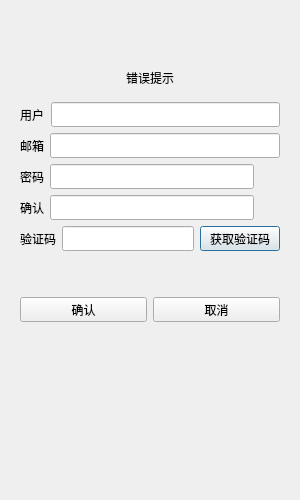
<?xml version="1.0" encoding="UTF-8"?>
<ui version="4.0">
 <class>RegisterDialog</class>
 <widget class="QDialog" name="RegisterDialog">
  <property name="geometry">
   <rect>
    <x>0</x>
    <y>0</y>
    <width>300</width>
    <height>500</height>
   </rect>
  </property>
  <property name="minimumSize">
   <size>
    <width>300</width>
    <height>500</height>
   </size>
  </property>
  <property name="maximumSize">
   <size>
    <width>300</width>
    <height>500</height>
   </size>
  </property>
  <property name="windowTitle">
   <string>Dialog</string>
  </property>
  <layout class="QHBoxLayout" name="horizontalLayout_2">
   <item>
    <layout class="QVBoxLayout" name="verticalLayout">
     <item>
      <widget class="QStackedWidget" name="stackedWidget">
       <property name="currentIndex">
        <number>0</number>
       </property>
       <widget class="QWidget" name="page">
        <layout class="QVBoxLayout" name="verticalLayout_2">
         <item>
          <spacer name="verticalSpacer">
           <property name="orientation">
            <enum>Qt::Orientation::Vertical</enum>
           </property>
           <property name="sizeHint" stdset="0">
            <size>
             <width>20</width>
             <height>40</height>
            </size>
           </property>
          </spacer>
         </item>
         <item>
          <widget class="QWidget" name="widget" native="true">
           <layout class="QVBoxLayout" name="verticalLayout_3">
            <item>
             <widget class="QLabel" name="err_tip">
              <property name="text">
               <string>错误提示</string>
              </property>
              <property name="alignment">
               <set>Qt::AlignmentFlag::AlignCenter</set>
              </property>
             </widget>
            </item>
           </layout>
          </widget>
         </item>
         <item>
          <layout class="QHBoxLayout" name="horizontalLayout">
           <item>
            <widget class="QLabel" name="user_label">
             <property name="minimumSize">
              <size>
               <width>25</width>
               <height>25</height>
              </size>
             </property>
             <property name="maximumSize">
              <size>
               <width>25</width>
               <height>25</height>
              </size>
             </property>
             <property name="text">
              <string>用户</string>
             </property>
            </widget>
           </item>
           <item>
            <widget class="QLineEdit" name="user_edit">
             <property name="minimumSize">
              <size>
               <width>0</width>
               <height>25</height>
              </size>
             </property>
             <property name="maximumSize">
              <size>
               <width>16777215</width>
               <height>25</height>
              </size>
             </property>
            </widget>
           </item>
          </layout>
         </item>
         <item>
          <layout class="QHBoxLayout" name="horizontalLayout_3">
           <item>
            <widget class="QLabel" name="email_label">
             <property name="minimumSize">
              <size>
               <width>0</width>
               <height>25</height>
              </size>
             </property>
             <property name="maximumSize">
              <size>
               <width>16777215</width>
               <height>25</height>
              </size>
             </property>
             <property name="text">
              <string>邮箱</string>
             </property>
            </widget>
           </item>
           <item>
            <widget class="QLineEdit" name="email_edit">
             <property name="minimumSize">
              <size>
               <width>0</width>
               <height>25</height>
              </size>
             </property>
             <property name="maximumSize">
              <size>
               <width>16777215</width>
               <height>25</height>
              </size>
             </property>
            </widget>
           </item>
          </layout>
         </item>
         <item>
          <layout class="QHBoxLayout" name="horizontalLayout_4">
           <item>
            <widget class="QLabel" name="pass_label">
             <property name="minimumSize">
              <size>
               <width>0</width>
               <height>25</height>
              </size>
             </property>
             <property name="maximumSize">
              <size>
               <width>16777215</width>
               <height>25</height>
              </size>
             </property>
             <property name="text">
              <string>密码</string>
             </property>
            </widget>
           </item>
           <item>
            <widget class="QLineEdit" name="pass_edit">
             <property name="minimumSize">
              <size>
               <width>0</width>
               <height>25</height>
              </size>
             </property>
             <property name="maximumSize">
              <size>
               <width>16777215</width>
               <height>25</height>
              </size>
             </property>
            </widget>
           </item>
           <item>
            <widget class="ClickedLabel" name="pass_visible">
             <property name="minimumSize">
              <size>
               <width>20</width>
               <height>20</height>
              </size>
             </property>
             <property name="maximumSize">
              <size>
               <width>20</width>
               <height>20</height>
              </size>
             </property>
             <property name="text">
              <string/>
             </property>
            </widget>
           </item>
          </layout>
         </item>
         <item>
          <layout class="QHBoxLayout" name="horizontalLayout_6">
           <item>
            <widget class="QLabel" name="confirm_label">
             <property name="minimumSize">
              <size>
               <width>0</width>
               <height>25</height>
              </size>
             </property>
             <property name="maximumSize">
              <size>
               <width>16777215</width>
               <height>25</height>
              </size>
             </property>
             <property name="text">
              <string>确认</string>
             </property>
            </widget>
           </item>
           <item>
            <widget class="QLineEdit" name="confirm_edit">
             <property name="minimumSize">
              <size>
               <width>0</width>
               <height>25</height>
              </size>
             </property>
             <property name="maximumSize">
              <size>
               <width>16777215</width>
               <height>25</height>
              </size>
             </property>
            </widget>
           </item>
           <item>
            <widget class="ClickedLabel" name="confirm_visible">
             <property name="minimumSize">
              <size>
               <width>20</width>
               <height>20</height>
              </size>
             </property>
             <property name="maximumSize">
              <size>
               <width>20</width>
               <height>20</height>
              </size>
             </property>
             <property name="text">
              <string/>
             </property>
            </widget>
           </item>
          </layout>
         </item>
         <item>
          <layout class="QHBoxLayout" name="horizontalLayout_7">
           <item>
            <widget class="QLabel" name="varify_label">
             <property name="minimumSize">
              <size>
               <width>0</width>
               <height>25</height>
              </size>
             </property>
             <property name="maximumSize">
              <size>
               <width>16777215</width>
               <height>25</height>
              </size>
             </property>
             <property name="text">
              <string>验证码</string>
             </property>
            </widget>
           </item>
           <item>
            <widget class="QLineEdit" name="varify_edit">
             <property name="minimumSize">
              <size>
               <width>0</width>
               <height>25</height>
              </size>
             </property>
             <property name="maximumSize">
              <size>
               <width>16777215</width>
               <height>25</height>
              </size>
             </property>
            </widget>
           </item>
           <item>
            <widget class="TimerBtn" name="get_code">
             <property name="minimumSize">
              <size>
               <width>0</width>
               <height>25</height>
              </size>
             </property>
             <property name="maximumSize">
              <size>
               <width>16777215</width>
               <height>25</height>
              </size>
             </property>
             <property name="text">
              <string>获取验证码</string>
             </property>
            </widget>
           </item>
          </layout>
         </item>
         <item>
          <spacer name="verticalSpacer_3">
           <property name="orientation">
            <enum>Qt::Orientation::Vertical</enum>
           </property>
           <property name="sizeHint" stdset="0">
            <size>
             <width>20</width>
             <height>40</height>
            </size>
           </property>
          </spacer>
         </item>
         <item>
          <layout class="QHBoxLayout" name="horizontalLayout_8">
           <item>
            <widget class="QPushButton" name="sure_btn">
             <property name="minimumSize">
              <size>
               <width>0</width>
               <height>25</height>
              </size>
             </property>
             <property name="maximumSize">
              <size>
               <width>16777215</width>
               <height>25</height>
              </size>
             </property>
             <property name="text">
              <string>确认</string>
             </property>
            </widget>
           </item>
           <item>
            <widget class="QPushButton" name="cancel_btn">
             <property name="minimumSize">
              <size>
               <width>0</width>
               <height>25</height>
              </size>
             </property>
             <property name="maximumSize">
              <size>
               <width>16777215</width>
               <height>25</height>
              </size>
             </property>
             <property name="text">
              <string>取消</string>
             </property>
            </widget>
           </item>
          </layout>
         </item>
         <item>
          <spacer name="verticalSpacer_2">
           <property name="orientation">
            <enum>Qt::Orientation::Vertical</enum>
           </property>
           <property name="sizeHint" stdset="0">
            <size>
             <width>20</width>
             <height>40</height>
            </size>
           </property>
          </spacer>
         </item>
        </layout>
       </widget>
       <widget class="QWidget" name="page_2">
        <layout class="QVBoxLayout" name="verticalLayout_4">
         <item>
          <spacer name="verticalSpacer_4">
           <property name="orientation">
            <enum>Qt::Orientation::Vertical</enum>
           </property>
           <property name="sizeHint" stdset="0">
            <size>
             <width>20</width>
             <height>40</height>
            </size>
           </property>
          </spacer>
         </item>
         <item>
          <widget class="QLabel" name="tip_lb">
           <property name="text">
            <string>注册成功，5秒后返回登录</string>
           </property>
           <property name="alignment">
            <set>Qt::AlignmentFlag::AlignCenter</set>
           </property>
          </widget>
         </item>
         <item>
          <widget class="QLabel" name="tip2_lb">
           <property name="text">
            <string>可点击返回按钮直接返回登录界面</string>
           </property>
           <property name="alignment">
            <set>Qt::AlignmentFlag::AlignCenter</set>
           </property>
          </widget>
         </item>
         <item>
          <spacer name="verticalSpacer_6">
           <property name="orientation">
            <enum>Qt::Orientation::Vertical</enum>
           </property>
           <property name="sizeHint" stdset="0">
            <size>
             <width>20</width>
             <height>40</height>
            </size>
           </property>
          </spacer>
         </item>
         <item>
          <widget class="QWidget" name="widget_2" native="true">
           <layout class="QHBoxLayout" name="horizontalLayout_5">
            <item>
             <spacer name="horizontalSpacer">
              <property name="orientation">
               <enum>Qt::Orientation::Horizontal</enum>
              </property>
              <property name="sizeHint" stdset="0">
               <size>
                <width>40</width>
                <height>20</height>
               </size>
              </property>
             </spacer>
            </item>
            <item>
             <widget class="QPushButton" name="return_btn">
              <property name="minimumSize">
               <size>
                <width>0</width>
                <height>25</height>
               </size>
              </property>
              <property name="maximumSize">
               <size>
                <width>16777215</width>
                <height>25</height>
               </size>
              </property>
              <property name="text">
               <string>返回登录</string>
              </property>
             </widget>
            </item>
            <item>
             <spacer name="horizontalSpacer_2">
              <property name="orientation">
               <enum>Qt::Orientation::Horizontal</enum>
              </property>
              <property name="sizeHint" stdset="0">
               <size>
                <width>40</width>
                <height>20</height>
               </size>
              </property>
             </spacer>
            </item>
           </layout>
          </widget>
         </item>
        </layout>
       </widget>
      </widget>
     </item>
     <item>
      <spacer name="verticalSpacer_5">
       <property name="orientation">
        <enum>Qt::Orientation::Vertical</enum>
       </property>
       <property name="sizeHint" stdset="0">
        <size>
         <width>20</width>
         <height>40</height>
        </size>
       </property>
      </spacer>
     </item>
    </layout>
   </item>
  </layout>
 </widget>
 <customwidgets>
  <customwidget>
   <class>TimerBtn</class>
   <extends>QPushButton</extends>
   <header>timerbtn.h</header>
  </customwidget>
  <customwidget>
   <class>ClickedLabel</class>
   <extends>QLabel</extends>
   <header>clickedlabel.h</header>
  </customwidget>
 </customwidgets>
 <resources/>
 <connections/>
</ui>
